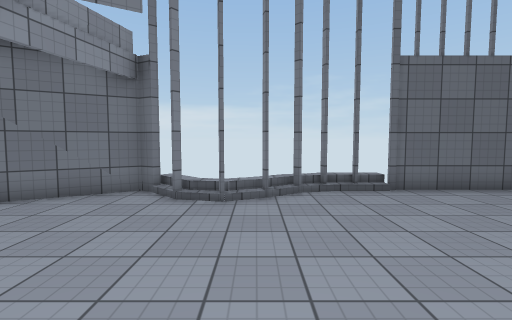
[1] (above)

15 first-person views from a walk through a Unity game level. The camera is 1.5 m above the floor, tilts 4° down and sees 85° across. The floor is counted in squares, 1 m on a side. Each view is taken from the middle of a square. On the plan, view 1 faces up. The plan holds only what a view shows up to about 14 squares ahead; the rest is blank. The player is left out. Some animated figures are left out. Surface patterns are stand-ins for the level's own textures.

[2]
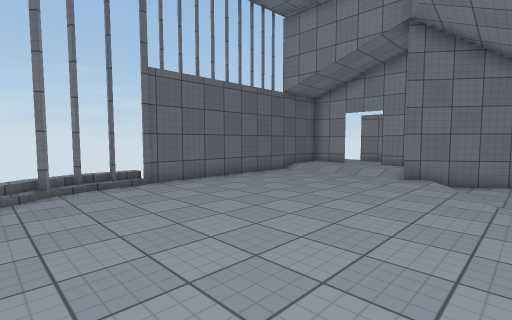

[3]
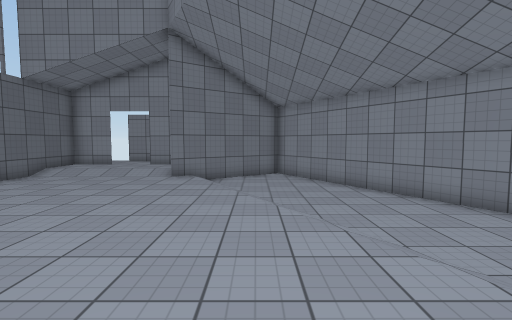

[4]
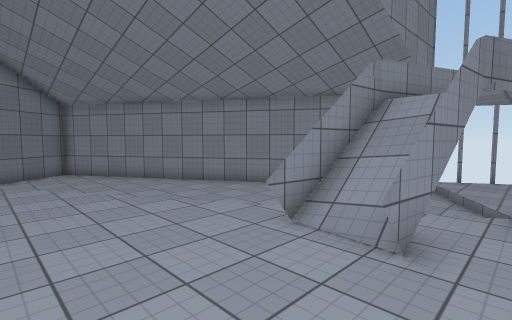

[5]
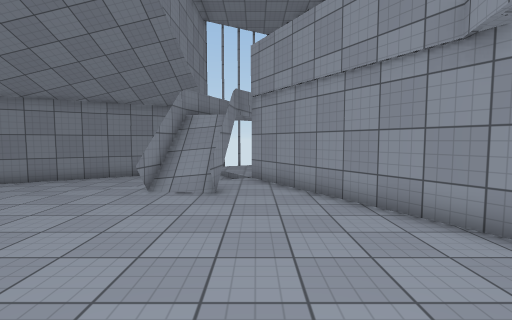

[6]
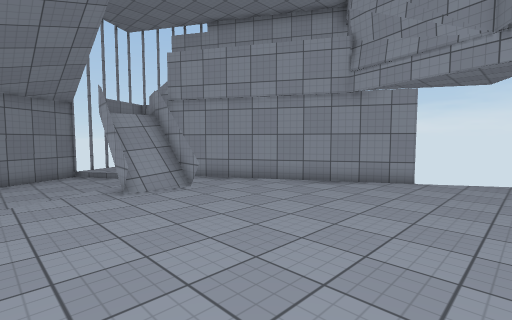

[7]
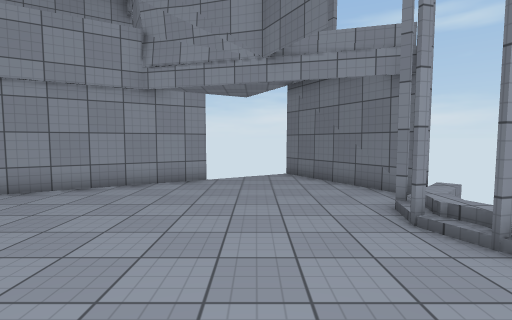

[8]
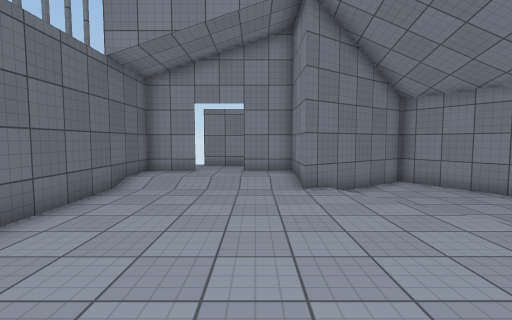

[9]
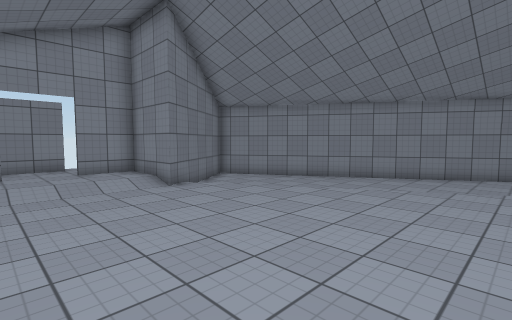

[10]
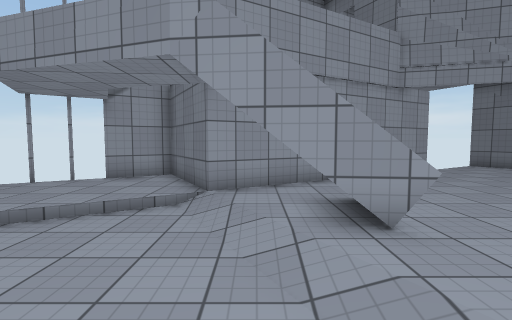

[11]
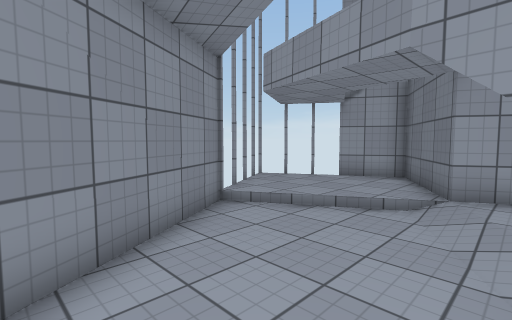

[12]
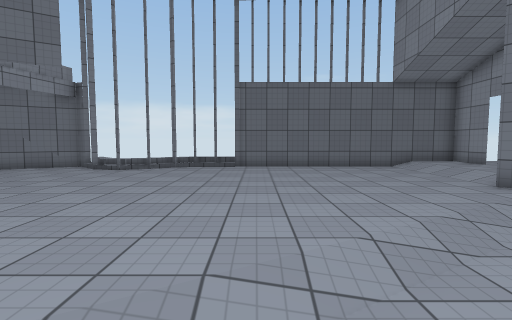

[13]
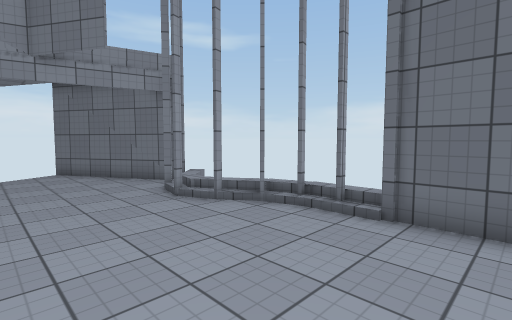

[14]
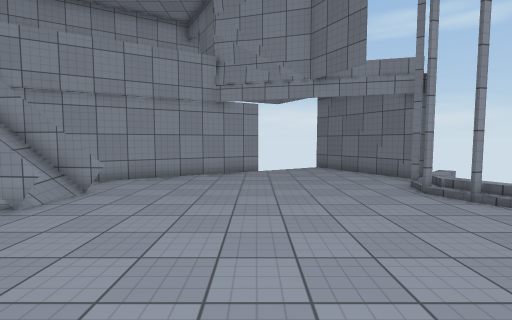

[15]
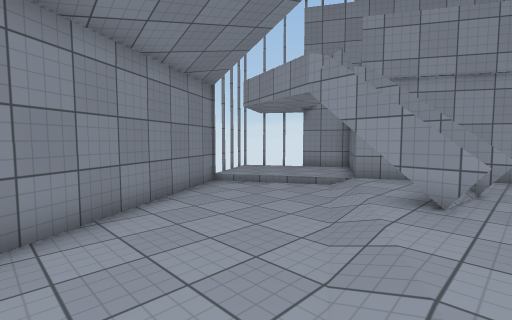

### Floor plan
Key: @ floor where view 1 was taken; # wall or solid block; x gap in a wall; . main floor; : floor 0.25 m higher than the main floor; - floor 0.25 m lower than the main floor; / step, stairs or slope; = window, fence, low wall or low ledge; T thing the floor can be seen under or through; O other object.
Columns run from 9 left of view 1 to 17 right of it. Each row starts with its distance up from view 1.
  9            # ############
  8     ##x#.# #........./::#:
  7   ###...:#.........../::#:
  6 ###................../::::#
  5  ..................../::::#
  4   .................../::#::
  3    ................../::#
  2   x................./####
  1    #................/##
  0    ##....@........//--##
 -1     #............/---- #
 -2     ##..=....../-------#
 -3      #..T.=..//-------##
 -4      ##.TO=./-------###
 -5       #.TO=-------###
 -6       ##/--------##
 -7     ###.-------###
 -8     #...#-----##
 -9     #..../- ###
-10     ##.../##
-11       ...##

Where each view was taken, in squares from view 1:
view 1: 0 up, 0 right, facing up
view 2: 1 down, 0 right, facing up-right
view 3: 1 down, 0 right, facing right
view 4: 1 up, 2 left, facing down-right
view 5: 5 up, 2 left, facing down
view 6: 5 up, 4 right, facing down-left
view 7: 4 up, 4 right, facing left
view 8: 4 up, 3 right, facing right
view 9: 7 up, 3 right, facing down-right
view 10: 5 down, 5 right, facing left
view 11: 5 down, 5 right, facing down-left
view 12: 5 down, 5 right, facing up
view 13: 3 up, 6 right, facing up-left
view 14: 2 up, 7 right, facing left
view 15: 2 down, 7 right, facing down-left
